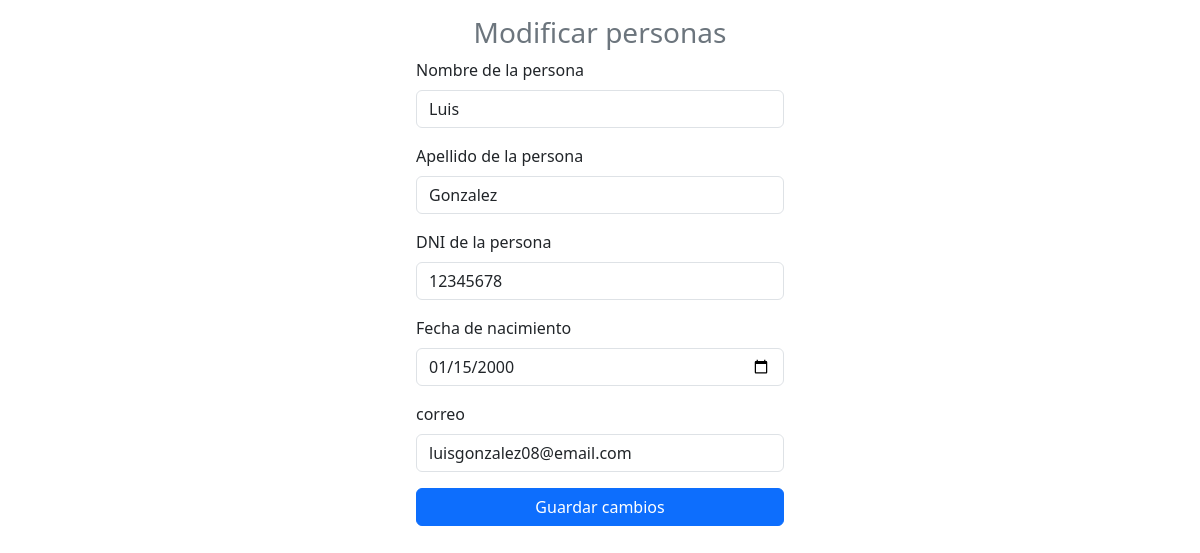
/modificar_persona.php?id=1, run on the app's committed database.
### tables this page shows
CREATE TABLE `persona` (
  `id_persona` int(11) NOT NULL,
  `nombre` varchar(100) NOT NULL,
  `apellido` varchar(100) NOT NULL,
  `dni` varchar(20) NOT NULL,
  `fecha_nac` date DEFAULT NULL,
  `correo` varchar(150) NOT NULL
);

### modificar_persona.php (the view, shortened to what this page needs)
<?php
include "modelo/conexion.php";
$id=$_GET["id"];
$sql=$conexion->query("select * from persona where id_persona=$id");
?>
<!DOCTYPE html>
<html lang="en">
<head>
    <link href="https://cdn.jsdelivr.net/npm/bootstrap@5.3.8/dist/css/bootstrap.min.css" rel="stylesheet">
</head>
<body>
    <form class="col-4 p-3 m-auto" method="POST">
            <h3 class="text-center text-secondary">Modificar personas</h3>
            <?php
            include "controlador/modificar_persona.php";
            while($datos=$sql->fetch_object()){?>
                <div class="mb-3">
                    <label for="exampleInputEmail1" class="form-label">Nombre de la persona</label>
                    <input type="text" class="form-control" name="nombre" value="<?= $datos->nombre ?>">
                </div>
                <div class="mb-3">
                    <label for="exampleInputEmail1" class="form-label">Apellido de la persona</label>
                    <input type="text" class="form-control" name="apellido" value="<?= $datos->apellido ?>">
                </div>
                <div class="mb-3">
                    <label for="exampleInputEmail1" class="form-label">DNI de la persona</label>
                    <input type="text" class="form-control" name="dni" value="<?= $datos->dni ?>">
                </div>
                <div class="mb-3">
                    <label for="exampleInputEmail1" class="form-label">Fecha de nacimiento</label>
                    <input type="date" class="form-control" name="fecha_nac" value="<?= $datos->fecha_nac ?>">
                </div>
                <div class="mb-3">
                    <label for="exampleInputEmail1" class="form-label">correo</label>
                    <input type="text" class="form-control" name="correo" value="<?= $datos->correo ?>">
                </div>
            <?php }
            ?>
            <button type="submit" class="btn btn-primary w-100" name="btnmodificar" value="ok">Guardar cambios</button>
        </form>
</body>
</html>

### data on the page
persona: nombre "Luis", apellido "Gonzalez", dni "12345678", fecha_nac "01/15/2000", correo "luisgonzalez08@email.com"
